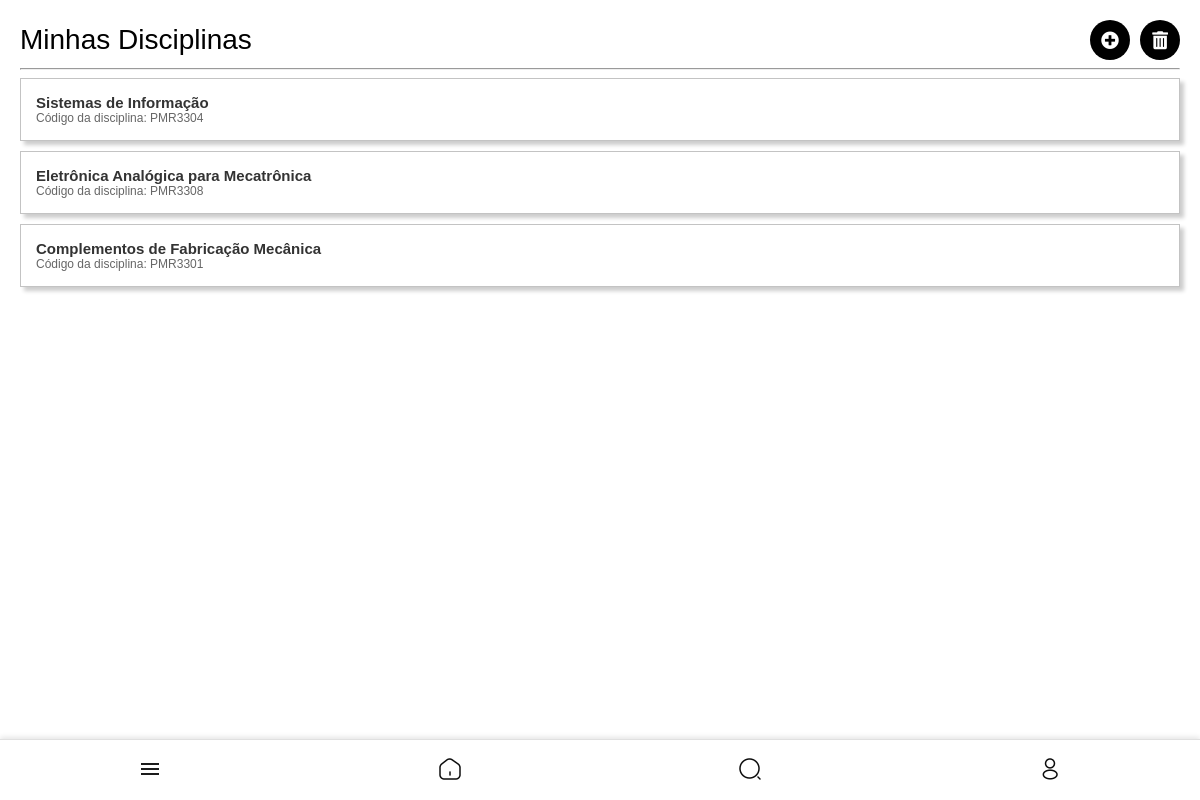
Screenshot of /disciplinas/ (signed in) with the database file from the repository.
### core/models.py (models this page shows, shortened)
class UserDiscipline(models.Model):
    user = models.ForeignKey(settings.AUTH_USER_MODEL, on_delete=models.CASCADE)
    disciplina = models.ForeignKey('Disciplina', on_delete=models.CASCADE)

class Disciplina(models.Model):
    nome = models.CharField(max_length=255)
    codigo = models.CharField(max_length=10)
    curso = models.CharField(max_length=255)
    semestre = models.CharField(max_length=10)
    tipo = models.CharField(max_length=50)
    professor_responsavel = models.ForeignKey(
        settings.AUTH_USER_MODEL,
        null=True,
        blank=True,
        on_delete=models.SET_NULL,
        limit_choices_to={'user_type': 'professor'}
    )

### core/views.py (the view)
# urls.py: path('disciplinas/', views.disciplinas, name='disciplinas'),
@login_required
def disciplinas(request):
    if request.user.user_type not in ['aluno', 'representante', 'professor']:
        raise PermissionDenied
    user_disciplines = UserDiscipline.objects.filter(user=request.user).select_related('disciplina')
    return render(request, 'core/disciplinas.html', {'user_disciplines': user_disciplines})

### templates/core/disciplinas.html (shortened to what this page needs)
{% extends 'core/base.html' %}
{% block content %}
<div class="disciplinas-container">
    <div class="header-container">
        <h1>Minhas Disciplinas</h1>
        <div class="actions">
            <a href="{% url 'adicionar_disciplinas' %}" class="icon-btn">
                <i class="fas fa-plus-circle"></i>
            </a>
            <a href="{% url 'remover_disciplinas' %}" class="icon-btn">
                <i class="fas fa-trash-alt"></i>
            </a>
        </div>
    </div>
    <hr>
    <ul class="disciplinas-list">
        {% for user_discipline in user_disciplines %}
        <li class="disciplina-item">
            <a href="{% url 'detalhe_disciplina' user_discipline.disciplina.id %}" class="disciplina-nome">
                {{ user_discipline.disciplina.nome }}
            </a>
            <a href="{% url 'detalhe_disciplina' user_discipline.disciplina.id %}" class="disciplina-codigo" style="font-weight: normal; font-size: min(12px,3vw); color: #666;">
                Código da disciplina: {{ user_discipline.disciplina.codigo }}
            </a>
        </li>
        {% empty %}
        <li class="empty-list" style="font-size: min(15px,4vw); color: #8c8c8c;">Você não adicionou nenhuma disciplina ainda.</li>
        {% endfor %}
    </ul>
</div>
{% endblock %}

### media/style.css (style rules this page uses)
body { font-family: Arial, sans-serif; background-color: #888; display: flex; flex-direction: column; align-items: center; }
a { text-decoration: none; color: #000000; }
.disciplinas-container { padding: min(6vw, 20px); font-family: Arial, sans-serif; padding-bottom: min(20vw,80px); width: 100vw; box-sizing: border-box; }
.disciplinas-container h1 { font-size: min(28px,8vw); margin-bottom: 0; margin-top: 0; font-weight:normal; text-align: left; }
.disciplinas-list { list-style: none; padding: 0; margin: 0; }
.disciplina-item { display: flex; flex-direction: column; background-color: #fff; border: 1px solid #c3c3c3; margin-bottom: min(10px,6vw); padding: min(15px,6vw); box-shadow: min(4px,2vw) min(4px,2vw) min(4px,2vw) rgba(0, 0, 0, 0.2); text-align: left; width: 100%; box-sizing: border-box; position: relative; overflow: hidden; }
.disciplina-item a { width: 80%; text-align: left; white-space: nowrap; overflow: hidden; text-overflow: ellipsis; text-decoration: none; color: #333; font-size: min(15px,4vw); font-weight: bold; }
.header-container { display: flex; flex-direction: row; justify-content: space-between; align-items: center; }
.actions { display: flex; flex-direction: row; gap: min(10px, 2vw); justify-content: center; align-items: center; }
.actions .icon-btn { display: flex; flex-direction: row; justify-content: center; background-color: #000; color: #fff; border: none; border-radius: 50%; width: min(40px, 8vw); height: min(40px, 8vw); font-size: min(18px, 4vw); cursor: pointer; text-decoration: none; transition: background-color 0.3s ease; }
.icon-btn { background: none; border: none; font-size: min(18px, 4vw); color: #000000; cursor: pointer; text-decoration: none; transition: color 0.3s ease, transform 0.2s ease; display: flex; align-items: center; justify-content: center; }
.topico-info p,a { font-size: min(12px); color: grey; }

### templates/core/disciplinas.html (style rules this page uses)
body { background-color: white; margin: 0; padding: 0; box-sizing: border-box; overflow-x: hidden; }
html, body { width: 100%; }

### rows the page displays
UserDiscipline: disciplina.nome "Sistemas de Informação", disciplina.codigo "PMR3304"
UserDiscipline: disciplina.nome "Eletrônica Analógica para Mecatrônica", disciplina.codigo "PMR3308"
UserDiscipline: disciplina.nome "Complementos de Fabricação Mecânica", disciplina.codigo "PMR3301"
